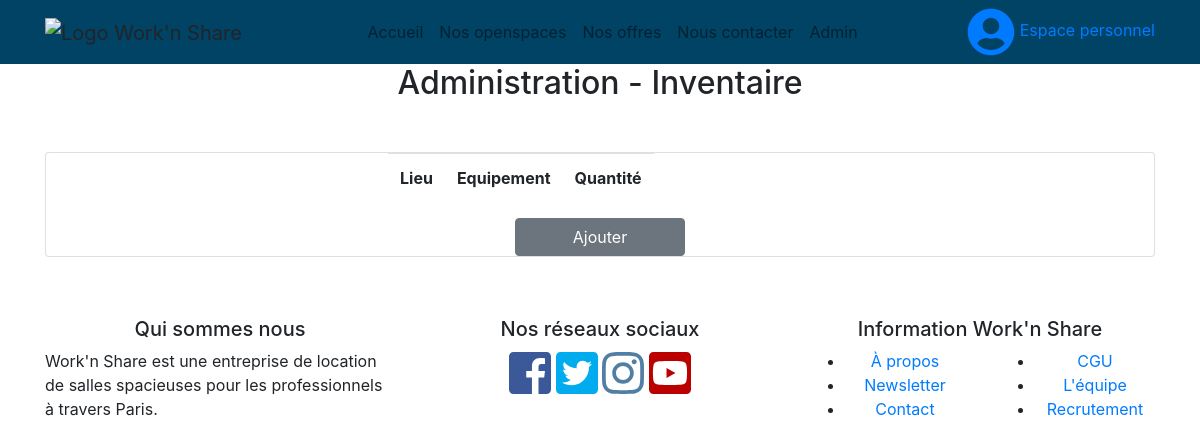
The page /admin_equipments.php on the database as committed earlier.
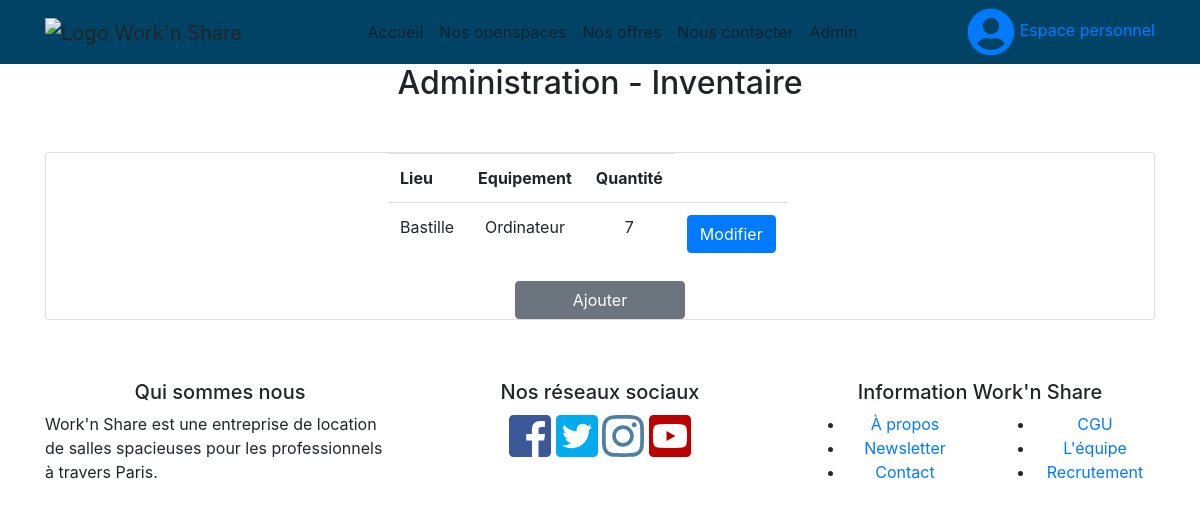
The same page on the database as committed later.
### tables this page shows
CREATE TABLE IF NOT EXISTS `equipment` (
  `id_equipment` int(11) NOT NULL AUTO_INCREMENT,
  `name_equipment` varchar(100) NOT NULL,
  `quantity` int(11) NOT NULL,
  `id_location` int(11) DEFAULT NULL,
  PRIMARY KEY (`id_equipment`)
);

CREATE TABLE IF NOT EXISTS `location` (
  `id_location` int(11) NOT NULL AUTO_INCREMENT,
  `town` varchar(50) NOT NULL,
  `address` varchar(255) NOT NULL,
  PRIMARY KEY (`id_location`)
);

### admin_equipments.php (the view)
<?php
include "assets/include/header.php";
    $db = connectDb();
    $query = $db->prepare("SELECT * FROM EQUIPMENT");
    $query->execute();
    $result = $query->fetchAll();
    function name_town($id,$db){
        $query = $db->prepare("SELECT * FROM LOCATION WHERE id_location=:plop");
        $query->execute(["plop" => $id]);
        $result2 = $query->fetch(PDO::FETCH_ASSOC);
        return $result2['town'];
    }
?>
<section>
    <center><h2>Administration - Inventaire</h2></center>
    <div class="container main-content">
        <div class="row" style="margin-top:50px; margin-bottom:50px;">
            <div class="col-md-12">
                <div class="card-deck">
                    <div class="card" style="padding-left:30%; padding-right:30%;">
                        <table class="table table-responsive table-hover">
                            <tr>
                                <th>Lieu</th>
                                <th>Equipement</th>
                                <th>Quantité</th>
                            </tr>
                            <?php
                                foreach($result as $res){
                                        $db = connectDb();
                                        $name =name_town($res[3],$db);
                                    echo '  <tr>
                                                <td><center>'.$name.'</center></td>
                                                <td><center>'.$res[1].'</center></td>
                                                <td><center>'.$res[2].'</center></td>
                                                <td><a class="btn btn-primary" href="admin_equipments_edit.php?id_equipment='.$res[0].'&id_location='.$res[3].'" role="button">Modifier</a></td>
                                            </tr>';
                                }
                             ?>
                        </table>
                        <a class="btn btn-secondary" href="admin_equipments_add.php" role="button" style="margin-left:30%; margin-right:30%">Ajouter</a>
                    </div>
                </div>
            </div>
        </div>
    </div>
<?php include "assets/include/footer.php"; ?>

Rows that differ between the two databases and show on the page:
added equipment: id_location.town "Bastille", name_equipment "Ordinateur", quantity "7"
